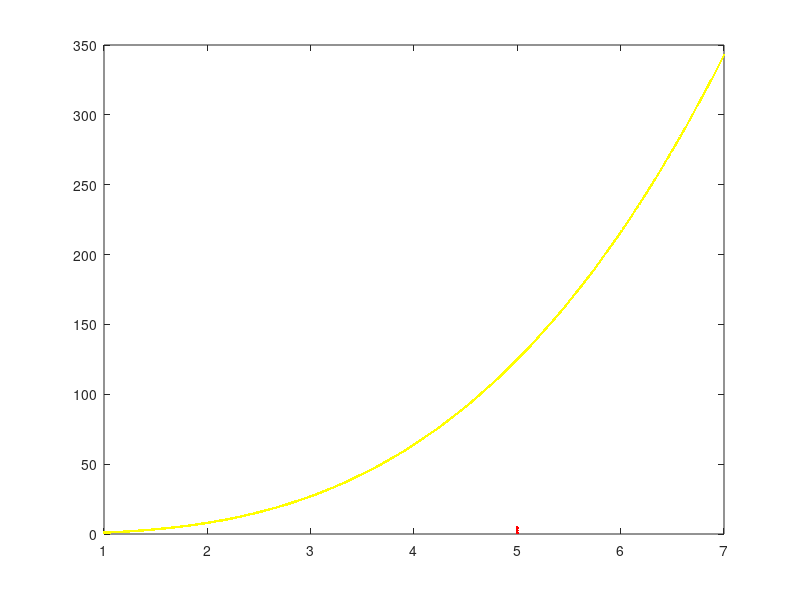

The MATLAB script that drew this image:
clc;
max_dot = input('How many times do you want to put dot : ');

inside = 0;
a = input('Enter a : ');
b = input('Enter b : ');
h = input('Enter h : ');

%Draw Plot
for x = 1: .01:7
    y = x^3;
    plot(x,y, 'y.');
    hold on;
end

for i = 1:max_dot
    x = a + rand * (b-a);
    y = rand * h;
    
    if y <= x^3
        inside = inside+1;
        plot(x,y, 'r.');
    else
        plot(x,y, 'g.');
    end
    
    hold on;
end
    
integrationn = (inside/max_dot) * ((b-a) * h);
fprintf('\nIntegration is : %f\n', integrationn);